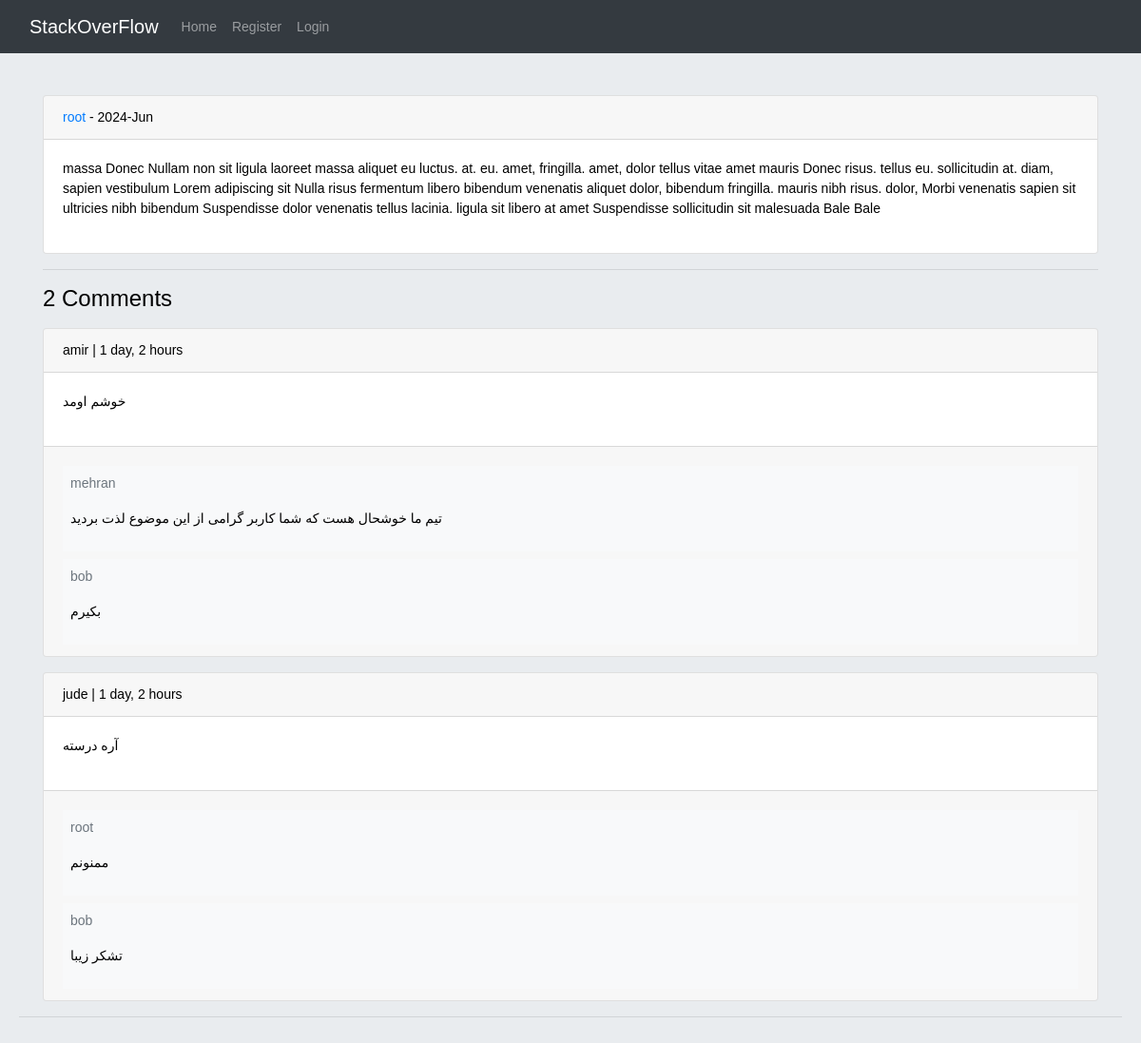
/post/29/massa-donec-nullam-non-sit-lig/, run on the app's committed database.
### home/models.py (models this page shows, shortened)
class Post(models.Model):
    user = models.ForeignKey(User, on_delete=models.CASCADE, related_name='posts')
    body = models.TextField()
    slug = models.SlugField(unique=True)
    created = models.DateTimeField(auto_now_add=True)
    updated = models.DateTimeField(auto_now=True)
    class Meta:
        ordering = ('-created',)

class Comment(models.Model):
    user = models.ForeignKey(User, on_delete=models.CASCADE, related_name='ucomments')
    post = models.ForeignKey(Post, on_delete=models.CASCADE, related_name='pcomments')
    reply = models.ForeignKey('self', on_delete=models.CASCADE, related_name='rcomments', null=True, blank=True)
    is_reply = models.BooleanField(default=False)
    body = models.TextField(max_length=400)
    created = models.DateTimeField(auto_now_add=True)

### home/views.py (the view, shortened to what this page needs)
# urls.py: path('post/<int:pk>/<slug:slug>/', views.PostDetailView.as_view(), name='post-detail'),
class PostDetailView(View):
    form_class = CommentForm
    form_class_reply = CommentReplyForm
    def setup(self, request, *args, **kwargs):
        self.post_instance = get_object_or_404(
            Post, pk=kwargs['pk'], slug=kwargs['slug'])
        return super().setup(request, *args, **kwargs)
    def get(self, request, pk, slug):
        can_like = False
        if request.user.is_authenticated and self.post_instance.user_can_like(request.user):
            can_like = True
        comments = self.post_instance.pcomments.filter(is_reply=False)
        return render(request, 'home/detail.html',
                      {'post': self.post_instance, 'comments': comments, 'form': self.form_class,
                       'reply_form': self.form_class_reply, 'can_like': can_like})

### home/templates/home/detail.html (shortened to what this page needs)
{% extends '_base.html' %}
{% block content %}
    <div class="container mt-4">
        <div class="card">
            <div class="card-header">
                <a href="{% url 'accounts:user-profile' post.user.pk %}"
                   class="text-decoration-none">{{ post.user.username }}</a>
                - {{ post.updated|date:"Y-M" }}
            </div>
            <div class="card-body">
                <p>{{ post.body }}</p>
            </div>
        </div>
        <hr>
        <h4>{{ comments.count }} Comments</h4>
        {% for comment in comments %}
            <div class="card mt-3">
                <div class="card-header">
                    {{ comment.user }} | {{ comment.created|timesince }}
                </div>
                <div class="card-body">
                    <p>{{ comment.body }}</p>
                </div>
                {% with replies=comment.rcomments.all %}
                    <div class="card-footer">
                        {% for reply in replies %}
                            <div class="bg-light p-2 mt-2">
                                <p class="text-muted">{{ reply.user }}</p>
                                <p>{{ reply.body }}</p>
                            </div>
                        {% endfor %}
                    </div>
                {% endwith %}
            </div>
        {% empty %}
            <p class="text-muted mt-3">No Comments yet.</p>
        {% endfor %}
    </div>
    <hr>
{% endblock %}

### templates/_base.html (style rules this page uses)
body { font-family: Verdana, Geneva, Tahoma, sans-serif; font-size: 14px; color: black; }

### data on the page
Post: user.username "root", updated "2024-Jun", body "massa Donec Nullam non sit ligula laoreet massa aliquet eu luctus. at. eu. amet, fringilla. amet, dolor tellus vitae amet mauris Donec risus. tellus eu. sollicitudin at. diam, sapien vestibulum Lorem adipiscing sit Nulla risus fermentum libero bibendum venenatis aliquet dolor, bibendum fringilla. mauris nibh risus. dolor, Morbi venenatis sapien sit ultricies nibh bibendum Suspendisse dolor venenatis tellus lacinia. ligula sit libero at amet Suspendisse sollicitudin sit malesuada Bale Bale"
Comment: user "amir", created "1 day, 2 hours", body "خوشم اومد"
Comment: user "mehran", body "تیم ما خوشحال هست که شما کاربر گرامی از این موضوع لذت بردید"
Comment: user "bob", body "بکیرم"
Comment: user "jude", created "1 day, 2 hours", body "آره درسته"
Comment: user "root", body "ممنونم"
Comment: user "bob", body "تشکر زیبا"

### other printed values
{{ comments.count }} "2"
